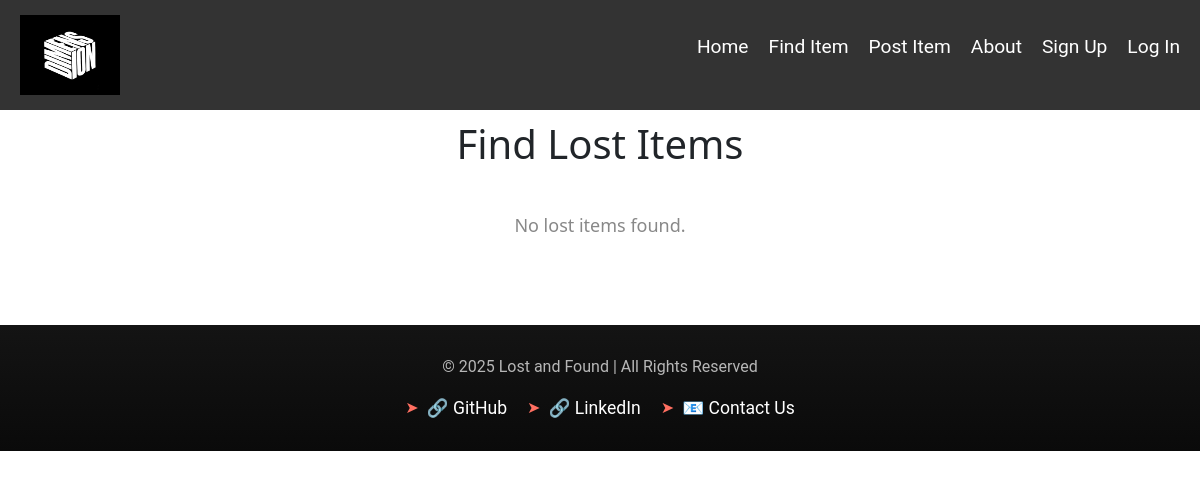
Page /find/ on the earlier database version.
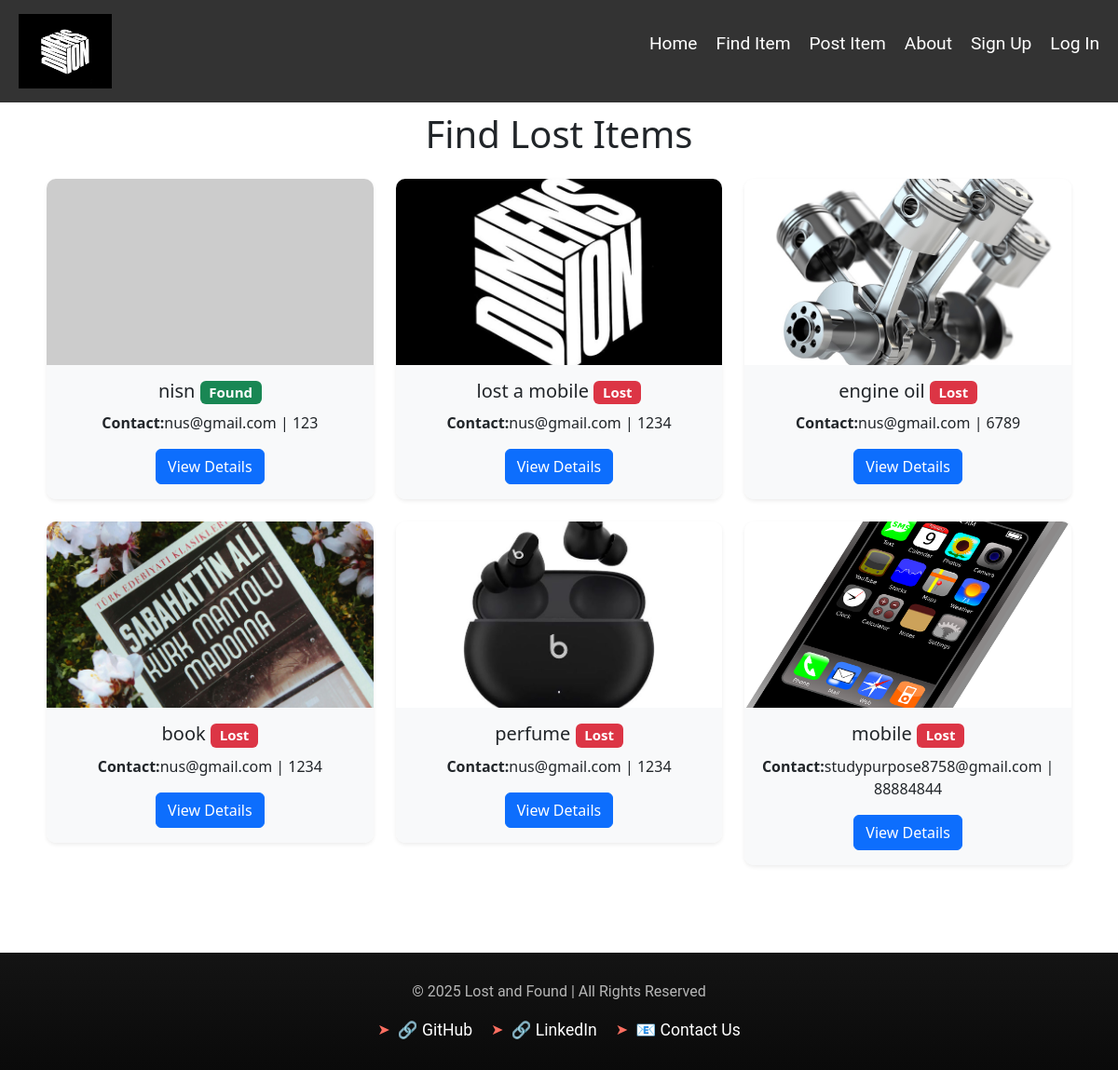
Same page on the later database version.
### l_f/models.py (models this page shows, shortened)
class LostItem(models.Model):
    STATUS_CHOICES = [
        ("lost", "Lost"),
        ("found", "Found"),
    ]
    user = models.ForeignKey(
        User,
        on_delete=models.CASCADE,
        null=True,
        blank=True,
        related_name="lost_items"
    )
    name = models.CharField(max_length=100, default="Anonymous")
    title = models.CharField(max_length=200)
    description = models.TextField()
    email = models.EmailField()
    phone = models.CharField(max_length=15)
    image = models.ImageField(upload_to="lost_items/", blank=True, null=True)
    status = models.CharField(
        max_length=10, choices=STATUS_CHOICES, default="lost"
    )  # Status field for Lost/Found
    created_at = models.DateTimeField(auto_now_add=True)

### l_f/views.py (the view)
# urls.py: path("find/", views.find_item, name="find_item"),
def find_item(request):
    items = LostItem.objects.all().order_by('-created_at')
    return render(request, "l_f/find_item.html", {"items": items})

### l_f/templates/l_f/find_item.html (shortened to what this page needs)
{% load static %}
<!DOCTYPE html>
<html lang="en">
<head>
    <link rel="stylesheet" href="https://cdn.jsdelivr.net/npm/bootstrap@5.3.0/dist/css/bootstrap.min.css">
    <link rel="stylesheet" href="https://unpkg.com/aos@next/dist/aos.css">
</head>
<body>
    <nav>
        <a href="{% url 'home' %}">
            <img src="{% static 'l_f/logo2.jpeg' %}" alt="Lost & Found" class="logo">
        </a>
        <ul id="nav-links">
            <li><a href="{% url 'home' %}">Home</a></li>
            <li><a href="{% url 'find_item' %}">Find Item</a></li>
            <li><a href="{% url 'post_item' %}">Post Item</a></li>
            <li><a href="{% url 'about_page' %}">About</a></li>
            {% if user.is_authenticated %}
            <li class="user-dropdown">
                <button>{{ user.username|first|upper }}</button>
                <div class="user-dropdown-content">
                    <p><strong>Username:</strong> {{ user.username }}</p>
                    <p><strong>Email:</strong> {{ user.email }}</p>
                    <p><strong>Member Since:</strong> {{ user.date_joined|date:"F d, Y" }}</p>
                    <a href="{% url 'logout' %}">Logout</a>
                </div>
            </li>
            {% else %}
            <li><a href="{% url 'signup' %}" class="signup-btn">Sign Up</a></li>
            <li><a href="{% url 'login' %}" class="login-btn">Log In</a></li>
            {% endif %}
        </ul>
    </nav>
    <div class="container">
        <h1 class="text-center mb-4">Find Lost Items</h1>
        <div class="row">
            {% if items %}
                {% for item in items %}
                    <div class="col-md-4 mb-4" data-aos="fade-up">
                        <div class="card shadow-sm">
                            {% if item.image %}
                                <img src="{{ item.image.url }}" class="card-img-top" alt="{{ item.title }}">
                            {% else %}
                                <img src="https://via.placeholder.com/300" class="card-img-top" alt="No Image">
                            {% endif %}
                            <div class="card-body">
                                <h5 class="card-title">
                                    {{ item.title }}
                                    {% if item.status == "lost" %}
                                        <span class="badge bg-danger">Lost</span>
                                    {% else %}
                                        <span class="badge bg-success">Found</span>
                                    {% endif %}
                                </h5>
                                <p><strong>Contact:</strong>{{ item.email }} | {{ item.phone }}</p>
                                <button type="button" class="btn btn-primary" data-bs-toggle="modal" data-bs-target="#detailsModal{{ item.id }}">
                                    View Details
                                </button>
                            </div>
                        </div>
                    </div>
                {% endfor %}
            {% else %}
                <p class="no-items text-center">No lost items found.</p>
            {% endif %}
        </div>
    </div>
    <footer>
        <div class="footer-content">
            <p>&copy; 2025 Lost and Found | All Rights Reserved</p>
            <div class="social-links">
                <a href="{% url 'about_page' %}">🔗 GitHub</a>
                <a href="{% url 'about_page' %}">🔗 LinkedIn</a>
                <a href="{% url 'about_page' %}">📧 Contact Us</a>
            </div>
        </div>
    </footer>
</body>
</html>

### l_f/templates/l_f/find_item.html (style rules this page uses)
nav { display: flex; justify-content: space-between; align-items: center; padding: 15px 20px; background-color: rgba(0, 0, 0, 0.8); position: fixed; width: 100%; top: 0; left: 0; z-index: 1000; }
nav ul { list-style: none; display: flex; gap: 20px; align-items: center; }
nav ul li a { text-decoration: none; color: white; transition: color 0.3s, transform 0.3s; font-size: 1.2rem; font-family: 'Roboto', sans-serif; }
.container { margin-top: 100px; padding: 20px; }
.card { border: none; border-radius: 10px; overflow: hidden; transition: transform 0.3s ease-in-out; }
.card-img-top { height: 200px; object-fit: cover; }
.card-body { background-color: #f8f9fa; text-align: center; }
.logo { height: 80px; width: 100px; display: block; }
footer { background: linear-gradient(180deg, rgba(20, 20, 20, 1), rgba(10, 10, 10, 1)); color: #e0e0e0; text-align: center; padding: 30px 20px; position: relative; bottom: 0; width: 100%; margin-top: 50px; font-family: 'Roboto', sans-serif; box-shadow: 0px -2px 10px rgba(255, 255, 255, 0.1); }
.footer-content { max-width: 800px; margin: auto; }
.footer-content p { font-size: 1rem; opacity: 0.8; }
.social-links { margin-top: 15px; display: flex; justify-content: center; gap: 20px; }
.social-links a { color: white; text-decoration: none; font-size: 1.1rem; transition: color 0.3s ease-in-out, transform 0.2s ease-in-out; display: inline-flex; align-items: center; gap: 8px; }
.social-links a::before { content: "➤"; font-size: 1rem; color: #ff6f61; transition: color 0.3s ease-in-out; }

Differences in the rows shown:
added LostItem: title "nisn", status "Found", email "nus@gmail.com", phone "123"
added LostItem: image (picture), title "lost a mobile", status "Lost", email "nus@gmail.com", phone "1234"
added LostItem: image (picture), title "engine oil", status "Lost", email "nus@gmail.com", phone "6789"
added LostItem: image (picture), title "book", status "Lost", email "nus@gmail.com", phone "1234"
added LostItem: image (picture), title "perfume", status "Lost", email "nus@gmail.com", phone "1234"
added LostItem: image (picture), title "mobile", status "Lost", email "studypurpose8758@gmail.com", phone "88884844"
Other differences:
text no longer shown: "No lost items found."
